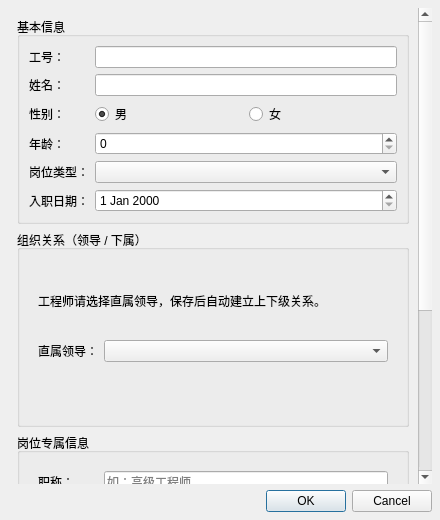
<?xml version="1.0" encoding="UTF-8"?>
<ui version="4.0">
 <class>AddEditDialog</class>
 <widget class="QDialog" name="AddEditDialog">
  <property name="geometry">
   <rect>
    <x>0</x>
    <y>0</y>
    <width>440</width>
    <height>520</height>
   </rect>
  </property>
  <property name="windowTitle">
   <string>员工信息</string>
  </property>
  <layout class="QVBoxLayout" name="verticalLayout">
   <property name="spacing">
    <number>6</number>
   </property>
   <property name="leftMargin">
    <number>8</number>
   </property>
   <property name="topMargin">
    <number>8</number>
   </property>
   <property name="rightMargin">
    <number>8</number>
   </property>
   <property name="bottomMargin">
    <number>8</number>
   </property>
   <item>
    <widget class="QScrollArea" name="scrollArea">
     <property name="widgetResizable">
      <bool>true</bool>
     </property>
     <property name="frameShape">
      <enum>QFrame::NoFrame</enum>
     </property>
     <widget class="QWidget" name="scrollAreaWidgetContents">
      <layout class="QVBoxLayout" name="scrollLayout">
       <property name="spacing">
        <number>6</number>
       </property>
       <item>
        <widget class="QGroupBox" name="groupCommon">
         <property name="title">
          <string>基本信息</string>
         </property>
         <layout class="QFormLayout" name="formLayout">
          <item row="0" column="0">
           <widget class="QLabel" name="labelId">
            <property name="text">
             <string>工号：</string>
            </property>
           </widget>
          </item>
          <item row="0" column="1">
           <widget class="QLineEdit" name="lineId"/>
          </item>
          <item row="1" column="0">
           <widget class="QLabel" name="labelName">
            <property name="text">
             <string>姓名：</string>
            </property>
           </widget>
          </item>
          <item row="1" column="1">
           <widget class="QLineEdit" name="lineName"/>
          </item>
          <item row="2" column="0">
           <widget class="QLabel" name="labelGender">
            <property name="text">
             <string>性别：</string>
            </property>
           </widget>
          </item>
          <item row="2" column="1">
           <layout class="QHBoxLayout" name="horizontalLayoutGender">
            <item>
             <widget class="QRadioButton" name="radioMale">
              <property name="text">
               <string>男</string>
              </property>
              <property name="checked">
               <bool>true</bool>
              </property>
             </widget>
            </item>
            <item>
             <widget class="QRadioButton" name="radioFemale">
              <property name="text">
               <string>女</string>
              </property>
             </widget>
            </item>
           </layout>
          </item>
          <item row="3" column="0">
           <widget class="QLabel" name="labelAge">
            <property name="text">
             <string>年龄：</string>
            </property>
           </widget>
          </item>
          <item row="3" column="1">
           <widget class="QSpinBox" name="spinAge"/>
          </item>
          <item row="4" column="0">
           <widget class="QLabel" name="labelType">
            <property name="text">
             <string>岗位类型：</string>
            </property>
           </widget>
          </item>
          <item row="4" column="1">
           <widget class="QComboBox" name="comboType"/>
          </item>
          <item row="5" column="0">
           <widget class="QLabel" name="labelHire">
            <property name="text">
             <string>入职日期：</string>
            </property>
           </widget>
          </item>
          <item row="5" column="1">
           <widget class="QDateEdit" name="dateHire"/>
          </item>
         </layout>
        </widget>
       </item>
       <item>
        <widget class="QGroupBox" name="groupRelationship">
         <property name="title">
          <string>组织关系（领导 / 下属）</string>
         </property>
         <layout class="QVBoxLayout" name="verticalLayoutRelationship">
          <item>
           <widget class="QStackedWidget" name="stackedRelationship">
            <widget class="QWidget" name="pageRelEngineer">
             <layout class="QVBoxLayout" name="verticalLayoutRelEngineer">
              <item>
               <widget class="QLabel" name="labelRelationHintEngineer">
                <property name="text">
                 <string>工程师请选择直属领导，保存后自动建立上下级关系。</string>
                </property>
                <property name="wordWrap">
                 <bool>true</bool>
                </property>
               </widget>
              </item>
              <item>
               <layout class="QFormLayout" name="formLayoutLeaderSelect">
                <item row="0" column="0">
                 <widget class="QLabel" name="labelLeader">
                  <property name="text">
                   <string>直属领导：</string>
                  </property>
                 </widget>
                </item>
                <item row="0" column="1">
                 <widget class="QComboBox" name="comboLeader"/>
                </item>
               </layout>
              </item>
             </layout>
            </widget>
            <widget class="QWidget" name="pageRelLeader">
             <layout class="QVBoxLayout" name="verticalLayoutRelLeader">
              <item>
               <widget class="QLabel" name="labelRelationHintLeader">
                <property name="text">
                 <string>领导的下属来自「工程师」录入时选择的直属领导，此处只读显示。</string>
                </property>
                <property name="wordWrap">
                 <bool>true</bool>
                </property>
               </widget>
              </item>
              <item>
               <widget class="QLabel" name="labelSubordinateCount">
                <property name="text">
                 <string>当前下属：0 人</string>
                </property>
               </widget>
              </item>
              <item>
               <widget class="QListWidget" name="listSubordinates">
                <property name="maximumSize">
                 <size>
                  <width>16777215</width>
                  <height>72</height>
                 </size>
                </property>
               </widget>
              </item>
             </layout>
            </widget>
            <widget class="QWidget" name="pageRelChief">
             <layout class="QVBoxLayout" name="verticalLayoutRelChief">
              <item>
               <widget class="QLabel" name="labelRelationHintChief">
                <property name="text">
                 <string>主任工程师不参与领导-下属层级关联。</string>
                </property>
                <property name="wordWrap">
                 <bool>true</bool>
                </property>
               </widget>
              </item>
             </layout>
            </widget>
           </widget>
          </item>
         </layout>
        </widget>
       </item>
       <item>
        <widget class="QGroupBox" name="groupTypeFields">
         <property name="title">
          <string>岗位专属信息</string>
         </property>
         <layout class="QVBoxLayout" name="verticalLayoutType">
          <item>
           <widget class="QStackedWidget" name="stackedTypeFields">
            <widget class="QWidget" name="pageEngineer">
             <layout class="QFormLayout" name="formLayoutEngineer">
              <item row="0" column="0">
               <widget class="QLabel" name="labelTitle">
                <property name="text">
                 <string>职称：</string>
                </property>
               </widget>
              </item>
              <item row="0" column="1">
               <widget class="QLineEdit" name="lineTitle">
                <property name="placeholderText">
                 <string>如：高级工程师</string>
                </property>
               </widget>
              </item>
              <item row="1" column="0">
               <widget class="QLabel" name="labelProjects">
                <property name="text">
                 <string>参与项目：</string>
                </property>
               </widget>
              </item>
              <item row="1" column="1">
               <widget class="QLineEdit" name="lineProjects">
                <property name="placeholderText">
                 <string>逗号分隔，如：智慧园区, ERP</string>
                </property>
               </widget>
              </item>
              <item row="2" column="0">
               <widget class="QLabel" name="labelProjectCountHint">
                <property name="text">
                 <string>项目数量：</string>
                </property>
               </widget>
              </item>
              <item row="2" column="1">
               <widget class="QLabel" name="labelProjectCount">
                <property name="text">
                 <string>0 个（自动统计）</string>
                </property>
               </widget>
              </item>
             </layout>
            </widget>
            <widget class="QWidget" name="pageLeader">
             <layout class="QFormLayout" name="formLayoutLeader">
              <item row="0" column="0">
               <widget class="QLabel" name="labelDepartment">
                <property name="text">
                 <string>所属部门：</string>
                </property>
               </widget>
              </item>
              <item row="0" column="1">
               <widget class="QLineEdit" name="lineDepartment"/>
              </item>
              <item row="1" column="0">
               <widget class="QLabel" name="labelLevel">
                <property name="text">
                 <string>行政级别：</string>
                </property>
               </widget>
              </item>
              <item row="1" column="1">
               <widget class="QComboBox" name="comboLevel"/>
              </item>
             </layout>
            </widget>
            <widget class="QWidget" name="pageChief">
             <layout class="QFormLayout" name="formLayoutChief">
              <item row="0" column="0">
               <widget class="QLabel" name="labelTechDirection">
                <property name="text">
                 <string>技术方向：</string>
                </property>
               </widget>
              </item>
              <item row="0" column="1">
               <widget class="QLineEdit" name="lineTechDirection"/>
              </item>
              <item row="1" column="0">
               <widget class="QLabel" name="labelLeadProjectCount">
                <property name="text">
                 <string>负责项目数：</string>
                </property>
               </widget>
              </item>
              <item row="1" column="1">
               <widget class="QSpinBox" name="spinLeadProjectCount"/>
              </item>
              <item row="2" column="0">
               <widget class="QLabel" name="labelTechAllowance">
                <property name="text">
                 <string>技术津贴：</string>
                </property>
               </widget>
              </item>
              <item row="2" column="1">
               <widget class="QDoubleSpinBox" name="spinTechAllowance"/>
              </item>
             </layout>
            </widget>
           </widget>
          </item>
         </layout>
        </widget>
       </item>
       <item>
        <widget class="QGroupBox" name="groupPhoto">
         <property name="title">
          <string>证件照（可选）</string>
         </property>
         <layout class="QHBoxLayout" name="horizontalLayoutPhotoRow">
          <item>
           <widget class="QLabel" name="labelPhotoPreview">
            <property name="minimumSize">
             <size>
              <width>72</width>
              <height>88</height>
             </size>
            </property>
            <property name="maximumSize">
             <size>
              <width>72</width>
              <height>88</height>
             </size>
            </property>
            <property name="text">
             <string>无照片</string>
            </property>
            <property name="alignment">
             <set>Qt::AlignCenter</set>
            </property>
           </widget>
          </item>
          <item>
           <layout class="QVBoxLayout" name="verticalLayoutPhotoBtns">
            <item>
             <widget class="QPushButton" name="btnSelectPhoto">
              <property name="text">
               <string>选择照片</string>
              </property>
             </widget>
            </item>
            <item>
             <widget class="QPushButton" name="btnClearPhoto">
              <property name="text">
               <string>清除</string>
              </property>
             </widget>
            </item>
           </layout>
          </item>
         </layout>
        </widget>
       </item>
       <item>
        <layout class="QHBoxLayout" name="horizontalLayoutSalary">
         <item>
          <widget class="QPushButton" name="btnCalcSalary">
           <property name="text">
            <string>计算薪资</string>
           </property>
          </widget>
         </item>
         <item>
          <widget class="QLineEdit" name="lineSalary">
           <property name="readOnly">
            <bool>true</bool>
           </property>
           <property name="placeholderText">
            <string>自动计算</string>
           </property>
          </widget>
         </item>
        </layout>
       </item>
      </layout>
     </widget>
    </widget>
   </item>
   <item>
    <widget class="QDialogButtonBox" name="buttonBox">
     <property name="orientation">
      <enum>Qt::Horizontal</enum>
     </property>
     <property name="standardButtons">
      <set>QDialogButtonBox::Cancel|QDialogButtonBox::Ok</set>
     </property>
    </widget>
   </item>
  </layout>
 </widget>
 <resources/>
 <connections/>
</ui>
